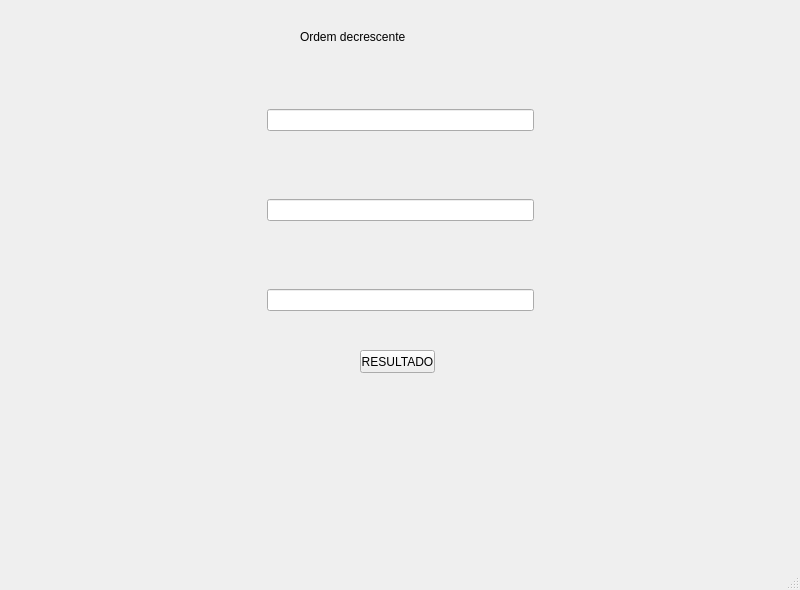
<?xml version="1.0" encoding="UTF-8"?>
<ui version="4.0">
 <class>MainWindow</class>
 <widget class="QMainWindow" name="MainWindow">
  <property name="geometry">
   <rect>
    <x>0</x>
    <y>0</y>
    <width>800</width>
    <height>590</height>
   </rect>
  </property>
  <property name="windowTitle">
   <string>MainWindow</string>
  </property>
  <widget class="QWidget" name="centralwidget">
   <widget class="QLabel" name="label">
    <property name="geometry">
     <rect>
      <x>300</x>
      <y>20</y>
      <width>230</width>
      <height>33</height>
     </rect>
    </property>
    <property name="styleSheet">
     <string notr="true">font: 75 20pt &quot;MS Shell Dlg 2&quot;;</string>
    </property>
    <property name="text">
     <string>Ordem decrescente</string>
    </property>
   </widget>
   <widget class="QWidget" name="horizontalLayoutWidget">
    <property name="geometry">
     <rect>
      <x>0</x>
      <y>80</y>
      <width>801</width>
      <height>80</height>
     </rect>
    </property>
    <layout class="QHBoxLayout" name="horizontalLayout">
     <item>
      <spacer name="horizontalSpacer">
       <property name="orientation">
        <enum>Qt::Horizontal</enum>
       </property>
       <property name="sizeHint" stdset="0">
        <size>
         <width>40</width>
         <height>20</height>
        </size>
       </property>
      </spacer>
     </item>
     <item>
      <widget class="QLineEdit" name="n1"/>
     </item>
     <item>
      <spacer name="horizontalSpacer_2">
       <property name="orientation">
        <enum>Qt::Horizontal</enum>
       </property>
       <property name="sizeHint" stdset="0">
        <size>
         <width>40</width>
         <height>20</height>
        </size>
       </property>
      </spacer>
     </item>
    </layout>
   </widget>
   <widget class="QWidget" name="horizontalLayoutWidget_3">
    <property name="geometry">
     <rect>
      <x>0</x>
      <y>260</y>
      <width>801</width>
      <height>80</height>
     </rect>
    </property>
    <layout class="QHBoxLayout" name="horizontalLayout_3">
     <item>
      <spacer name="horizontalSpacer_5">
       <property name="orientation">
        <enum>Qt::Horizontal</enum>
       </property>
       <property name="sizeHint" stdset="0">
        <size>
         <width>40</width>
         <height>20</height>
        </size>
       </property>
      </spacer>
     </item>
     <item>
      <widget class="QLineEdit" name="n3"/>
     </item>
     <item>
      <spacer name="horizontalSpacer_6">
       <property name="orientation">
        <enum>Qt::Horizontal</enum>
       </property>
       <property name="sizeHint" stdset="0">
        <size>
         <width>40</width>
         <height>20</height>
        </size>
       </property>
      </spacer>
     </item>
    </layout>
   </widget>
   <widget class="QPushButton" name="botao">
    <property name="geometry">
     <rect>
      <x>360</x>
      <y>350</y>
      <width>75</width>
      <height>23</height>
     </rect>
    </property>
    <property name="text">
     <string>RESULTADO</string>
    </property>
   </widget>
   <widget class="QWidget" name="horizontalLayoutWidget_2">
    <property name="geometry">
     <rect>
      <x>0</x>
      <y>170</y>
      <width>801</width>
      <height>80</height>
     </rect>
    </property>
    <layout class="QHBoxLayout" name="horizontalLayout_2">
     <item>
      <spacer name="horizontalSpacer_3">
       <property name="orientation">
        <enum>Qt::Horizontal</enum>
       </property>
       <property name="sizeHint" stdset="0">
        <size>
         <width>40</width>
         <height>20</height>
        </size>
       </property>
      </spacer>
     </item>
     <item>
      <widget class="QLineEdit" name="n2"/>
     </item>
     <item>
      <spacer name="horizontalSpacer_4">
       <property name="orientation">
        <enum>Qt::Horizontal</enum>
       </property>
       <property name="sizeHint" stdset="0">
        <size>
         <width>40</width>
         <height>20</height>
        </size>
       </property>
      </spacer>
     </item>
    </layout>
   </widget>
   <widget class="QWidget" name="horizontalLayoutWidget_4">
    <property name="geometry">
     <rect>
      <x>0</x>
      <y>400</y>
      <width>801</width>
      <height>111</height>
     </rect>
    </property>
    <layout class="QHBoxLayout" name="horizontalLayout_4">
     <item>
      <spacer name="horizontalSpacer_7">
       <property name="orientation">
        <enum>Qt::Horizontal</enum>
       </property>
       <property name="sizeHint" stdset="0">
        <size>
         <width>40</width>
         <height>20</height>
        </size>
       </property>
      </spacer>
     </item>
     <item>
      <widget class="QLabel" name="resultado">
       <property name="styleSheet">
        <string notr="true">font: 20pt &quot;MS Shell Dlg 2&quot;;
color: green;</string>
       </property>
       <property name="text">
        <string/>
       </property>
      </widget>
     </item>
     <item>
      <spacer name="horizontalSpacer_8">
       <property name="orientation">
        <enum>Qt::Horizontal</enum>
       </property>
       <property name="sizeHint" stdset="0">
        <size>
         <width>40</width>
         <height>20</height>
        </size>
       </property>
      </spacer>
     </item>
    </layout>
   </widget>
  </widget>
  <widget class="QMenuBar" name="menubar">
   <property name="geometry">
    <rect>
     <x>0</x>
     <y>0</y>
     <width>800</width>
     <height>21</height>
    </rect>
   </property>
  </widget>
  <widget class="QStatusBar" name="statusbar"/>
 </widget>
 <resources/>
 <connections/>
</ui>
